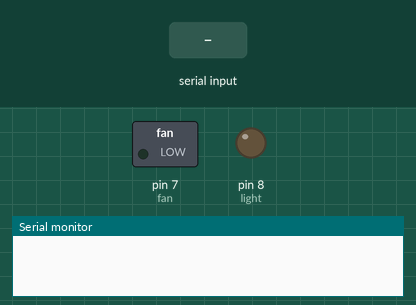
Simulated run of this sketch. Board: Arduino Uno, built with avr-gcc and run on an emulated ATmega328P. Parts: switched loads named in the sketch (green lamp = pin HIGH), output pins drawn as LEDs (lit = HIGH), the last lines printed to the serial monitor. The test bench sets the inputs (shaded band).

Above: at 1.2 s.
1.3 s: "1" received over Serial
At 1.6 s:
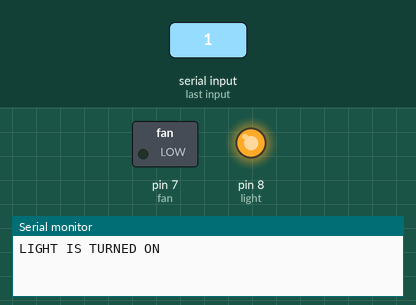
2.8 s: "3" received over Serial
At 3.9 s:
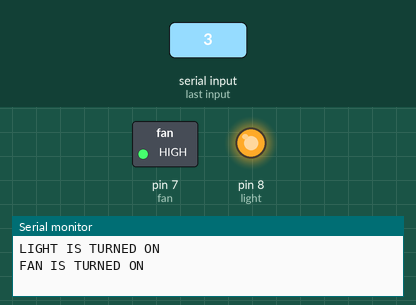
4.3 s: "1" received over Serial
At 5.1 s:
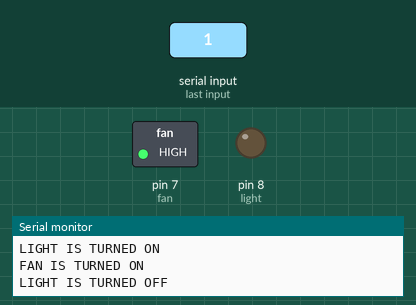
Timing chart, 0 to 7.3 s (numbered marks = the images above; inputs shaded):
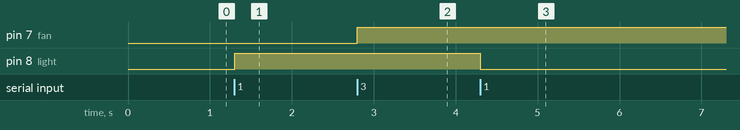

The sketch:

myiotfinal.ino
```cpp
//****MY IOT APP****//

int light=8;
int fan=7;

int received=0;
int light_state =0;
int fan_state =0;

void setup() {
  Serial.begin(9600);
  pinMode(light,OUTPUT);
  pinMode(fan,OUTPUT);

}

void loop() {

  if(Serial.available()>0)
  {
    received = Serial.read();
  }

if(light_state == 0 && received == '1')
{
  digitalWrite(light,HIGH);
  light_state=1;
  received=0;
  Serial.print("LIGHT IS TURNED ON");
}
if(light_state ==1 && received == '1')
{
  digitalWrite(light,LOW);
  light_state=0;
  received=0;
  Serial.print("\nLIGHT IS TURNED OFF");
}
if(fan_state ==0 && received == '3')
{
  digitalWrite(fan,HIGH);
  fan_state=1;
  received=0;
  Serial.print("\nFAN IS TURNED ON");
}
if(fan_state ==1 && received == '3')
{
  digitalWrite(fan,LOW);
  fan_state=0;
  received=0;
  Serial.print("\nFAN IS TURNED OFF");
}
}
```

Measured:
- after the input at 1.3 s, pin 8 (light): LOW → HIGH at once
- after the input at 2.8 s, pin 7 (fan): LOW → HIGH at once
- after the input at 4.3 s, pin 8 (light): HIGH → LOW at once
